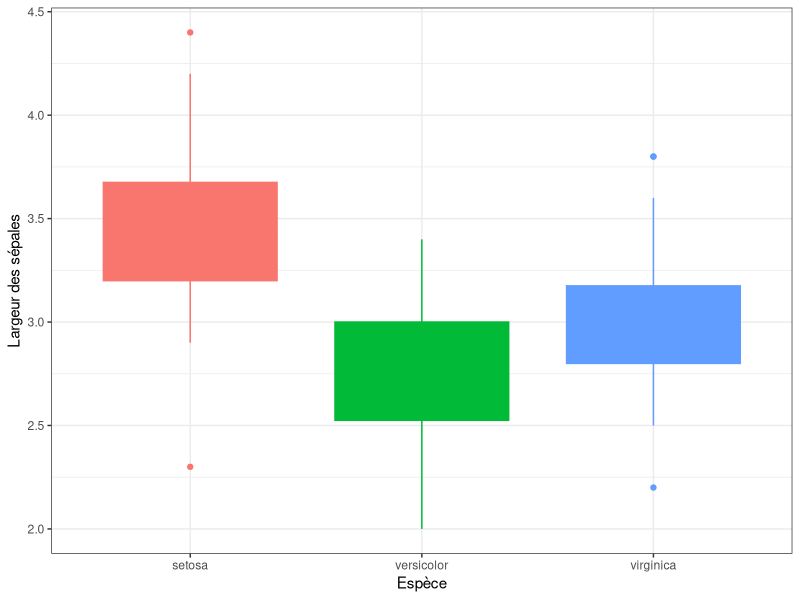

Reproduce this figure in R.
## ---- chunk 1
knitr::opts_chunk$set(echo = TRUE)
## ---- chunk 2
library(tidyverse)
## ---- chunk 3
iris %>% ggplot(aes(x=Species, y=Sepal.Width)) + 
  geom_boxplot(aes(colour=Species, fill=Species), show.legend = FALSE) + 
  theme_bw() + xlab("Espèce") + ylab("Largeur des sépales")
